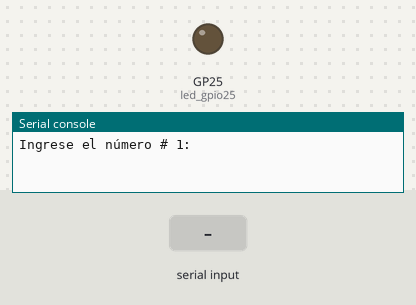
A program run on a simulated Raspberry Pi Pico running MicroPython. Shown: output pins drawn as LEDs (lit = HIGH), the last lines printed to the serial console. Inputs (shaded band) come from the test bench.

Above: at 1.2 s.
1.3 s: "90" typed at the serial console, then Enter
At 2.6 s:
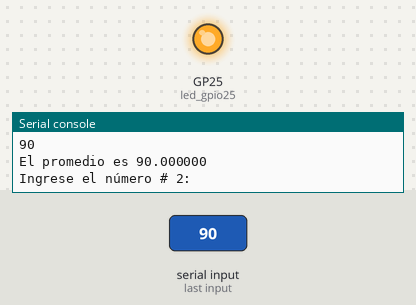
Timing chart, 0 to 4.3 s (numbered marks = the images above; inputs shaded):
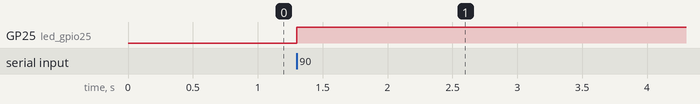

Measured:
- after the input at 1.3 s, GP25 (led_gpio25): LOW → HIGH at once

The program:

blink_promedio.py
```python
# LED on si aprueba

#Import Pin class from machine library to configure GPIO Pins.
from machine import Pin
#Import utime library to implement delay
import utime
#create an object of Pin class and set GPIO Parameters (GPIO Pin, Direction).
led_gpio25 = Pin(25, Pin.OUT)
#Create an infinite loop. This is similar to while(1) in C.

i = 0
sumaTotalNotas = 0
led_gpio25.value(0)

while True:
        i = i+1
        n = float(input("Ingrese el número # %s:  " % i))
        sumaTotalNotas += n

        prom = sumaTotalNotas / i

        print("El promedio es %f" % prom)

        if prom >=10.5:
            led_gpio25.value(1)
        else:
            led_gpio25.value(0)
        utime.sleep_ms(400)

        #MODO DE TOGGLEO
        #Toggle the status of LED.
        #led_gpio25.toggle()
        #sleep_ms function provides delay in milliseconds.
        #utime.sleep_ms(400)
```
